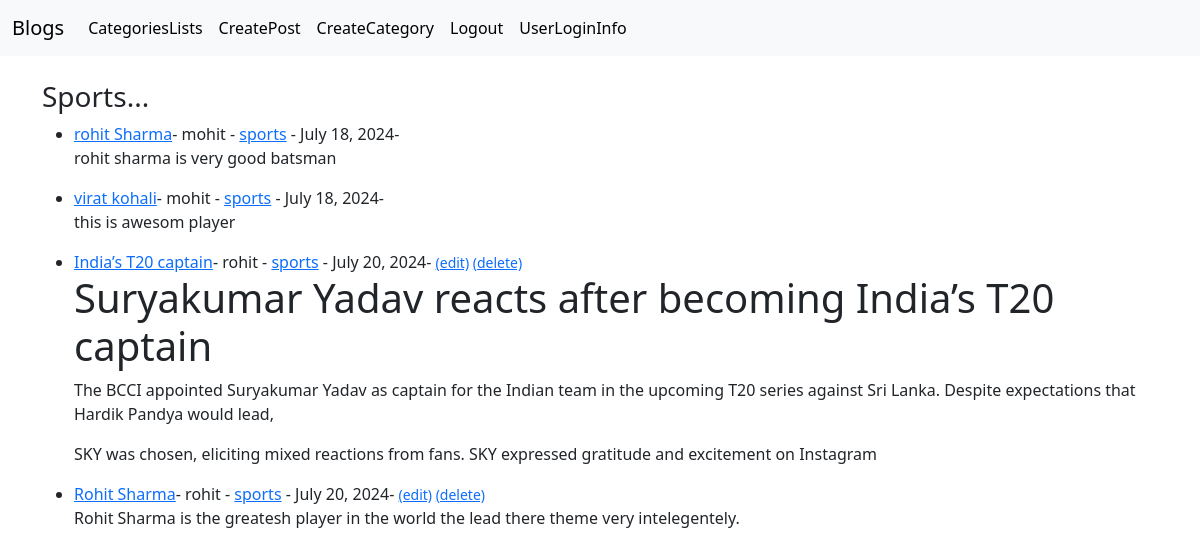
/category-posts/sports/ (signed in), run on the app's committed database.
### blogapp/models.py (models this page shows, shortened)
class Post(models.Model):
    title = models.CharField(max_length=250)
    title_tag = models.CharField(max_length=250)
    author = models.ForeignKey(User,on_delete=models.CASCADE)
    body = RichTextField(blank=True,null=True)
    post_date = models.DateField(auto_now_add=True)
    category = models.CharField(max_length=250,default='coding...')
    like = models.ManyToManyField(User,related_name="blog_post")

### blogapp/views.py (the view, shortened to what this page needs)
# urls.py: path("category-posts/<str:cats>/",CategoryView,name='categories'),
def CategoryView(request,cats):
    query = Post.objects.filter(category=cats.replace("-"," "))
    return render(request,'categories.html',{'categories_posts':query,'cats':cats.title().replace("-"," ")})

### templates/categories.html
{% extends "base.html" %}
{% block content %}
{% if categories_posts %}
    <h3>{{cats}}...</h3>
    <ul>
        {% for post in categories_posts %}
        <li>
        <a href="{% url 'detail-post' post.pk %}">{{post.title}}</a>-
        {{post.author}} - <a href="{% url 'categories' post.category %}">{{post.category}}</a> - {{post.post_date}}-
        {% if user.is_authenticated %}
            {% if user.id == post.author.id%}
                <small>
                    <a href="{% url 'edit-post' post.pk %}">(edit)</a>
                    <a href="{% url 'delete-post' post.pk %}">(delete)</a>
                </small>
            {% endif %}
        {%endif%}
        <br>
        {{post.body | safe}}
        </li>
        {% endfor %}
    </ul>
{% else %}
<p>Sorry this page does not exist...</p>
{% endif %}
{% endblock %}

### data on the page
Post: title "rohit Sharma", author "mohit", category "sports", post_date "July 18, 2024", body "rohit sharma is very good batsman"
Post: title "virat kohali", author "mohit", category "sports", post_date "July 18, 2024", body "this is awesom player"
Post: title "India’s T20 captain", author "rohit", category "sports", post_date "July 20, 2024", shows "(edit)", body "Suryakumar Yadav reacts after becoming India’s T20 captain The BCCI appointed Suryakumar Yadav as captain for the Indian team in the upcoming T20 series against Sri Lanka. Despite expectations that Hardik Pandya would lead, SKY was chosen, eliciting mixed reactions from fans. SKY expressed gratitude and excitement on Instagram"
Post: title "Rohit Sharma", author "rohit", category "sports", post_date "July 20, 2024", shows "(edit)", body "Rohit Sharma is the greatesh player in the world the lead there theme very intelegentely."

### other printed values
{{ cats }} "Sports"
